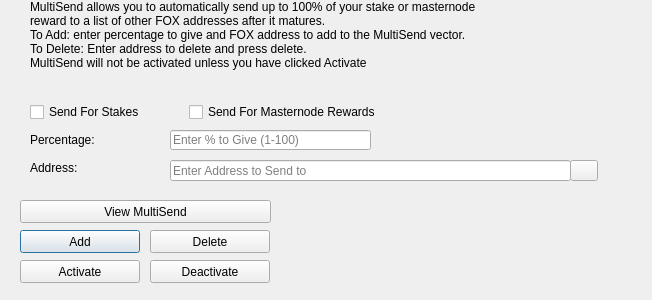
<?xml version="1.0" encoding="UTF-8"?>
<ui version="4.0">
 <class>MultiSendDialog</class>
 <widget class="QDialog" name="MultiSendDialog">
  <property name="windowModality">
   <enum>Qt::NonModal</enum>
  </property>
  <property name="geometry">
   <rect>
    <x>0</x>
    <y>0</y>
    <width>652</width>
    <height>300</height>
   </rect>
  </property>
  <property name="windowTitle">
   <string>MultiSend</string>
  </property>
  <widget class="QLineEdit" name="multiSendPercentEdit">
   <property name="geometry">
    <rect>
     <x>170</x>
     <y>130</y>
     <width>201</width>
     <height>20</height>
    </rect>
   </property>
   <property name="toolTip">
    <string>Enter whole numbers 1 - 100</string>
   </property>
   <property name="placeholderText">
    <string>Enter % to Give (1-100)</string>
   </property>
  </widget>
  <widget class="QLineEdit" name="multiSendAddressEdit">
   <property name="geometry">
    <rect>
     <x>170</x>
     <y>160</y>
     <width>401</width>
     <height>21</height>
    </rect>
   </property>
   <property name="toolTip">
    <string/>
   </property>
   <property name="placeholderText">
    <string>Enter Address to Send to</string>
   </property>
  </widget>
  <widget class="QLabel" name="label_2">
   <property name="geometry">
    <rect>
     <x>30</x>
     <y>0</y>
     <width>451</width>
     <height>121</height>
    </rect>
   </property>
   <property name="lineWidth">
    <number>1</number>
   </property>
   <property name="text">
    <string>MultiSend allows you to automatically send up to 100% of your stake or masternode reward to a list of other FOX addresses after it matures.
To Add: enter percentage to give and FOX address to add to the MultiSend vector.
To Delete: Enter address to delete and press delete.
MultiSend will not be activated unless you have clicked Activate</string>
   </property>
   <property name="alignment">
    <set>Qt::AlignLeading|Qt::AlignLeft|Qt::AlignTop</set>
   </property>
   <property name="wordWrap">
    <bool>true</bool>
   </property>
  </widget>
  <widget class="QLabel" name="message">
   <property name="geometry">
    <rect>
     <x>290</x>
     <y>200</y>
     <width>351</width>
     <height>91</height>
    </rect>
   </property>
   <property name="text">
    <string/>
   </property>
  </widget>
  <widget class="QPushButton" name="addButton">
   <property name="geometry">
    <rect>
     <x>20</x>
     <y>230</y>
     <width>120</width>
     <height>23</height>
    </rect>
   </property>
   <property name="toolTip">
    <string/>
   </property>
   <property name="statusTip">
    <string>Add to MultiSend Vector</string>
   </property>
   <property name="text">
    <string>Add</string>
   </property>
  </widget>
  <widget class="QPushButton" name="disableButton">
   <property name="geometry">
    <rect>
     <x>150</x>
     <y>260</y>
     <width>120</width>
     <height>23</height>
    </rect>
   </property>
   <property name="statusTip">
    <string>Deactivate MultiSend</string>
   </property>
   <property name="text">
    <string>Deactivate</string>
   </property>
  </widget>
  <widget class="QPushButton" name="addressBookButton">
   <property name="geometry">
    <rect>
     <x>570</x>
     <y>160</y>
     <width>28</width>
     <height>21</height>
    </rect>
   </property>
   <property name="toolTip">
    <string>Choose an address from the address book</string>
   </property>
   <property name="text">
    <string/>
   </property>
   <property name="icon">
    <iconset resource="../fox.qrc">
     <normaloff>:/icons/address-book</normaloff>:/icons/address-book</iconset>
   </property>
   <property name="shortcut">
    <string>Alt+A</string>
   </property>
   <property name="autoDefault">
    <bool>false</bool>
   </property>
  </widget>
  <widget class="QLabel" name="label">
   <property name="geometry">
    <rect>
     <x>30</x>
     <y>130</y>
     <width>121</width>
     <height>20</height>
    </rect>
   </property>
   <property name="toolTip">
    <string>Percentage of stake to send</string>
   </property>
   <property name="text">
    <string>Percentage:</string>
   </property>
  </widget>
  <widget class="QLabel" name="label_5">
   <property name="geometry">
    <rect>
     <x>30</x>
     <y>160</y>
     <width>111</width>
     <height>16</height>
    </rect>
   </property>
   <property name="toolTip">
    <string>Address to send portion of stake to</string>
   </property>
   <property name="text">
    <string>Address:</string>
   </property>
  </widget>
  <widget class="QPushButton" name="deleteButton">
   <property name="geometry">
    <rect>
     <x>150</x>
     <y>230</y>
     <width>120</width>
     <height>23</height>
    </rect>
   </property>
   <property name="toolTip">
    <string/>
   </property>
   <property name="statusTip">
    <string>Delete Address From MultiSend Vector</string>
   </property>
   <property name="text">
    <string>Delete</string>
   </property>
  </widget>
  <widget class="QPushButton" name="activateButton">
   <property name="geometry">
    <rect>
     <x>20</x>
     <y>260</y>
     <width>120</width>
     <height>23</height>
    </rect>
   </property>
   <property name="statusTip">
    <string>Activate MultiSend</string>
   </property>
   <property name="text">
    <string>Activate</string>
   </property>
  </widget>
  <widget class="QPushButton" name="viewButton">
   <property name="geometry">
    <rect>
     <x>20</x>
     <y>200</y>
     <width>251</width>
     <height>23</height>
    </rect>
   </property>
   <property name="toolTip">
    <string/>
   </property>
   <property name="statusTip">
    <string>View MultiSend Vector</string>
   </property>
   <property name="text">
    <string>View MultiSend</string>
   </property>
  </widget>
  <widget class="QWidget" name="horizontalLayoutWidget">
   <property name="geometry">
    <rect>
     <x>30</x>
     <y>100</y>
     <width>351</width>
     <height>24</height>
    </rect>
   </property>
   <layout class="QHBoxLayout" name="horizontalLayout">
    <item>
     <widget class="QCheckBox" name="multiSendStakeCheckBox">
      <property name="text">
       <string>Send For Stakes</string>
      </property>
     </widget>
    </item>
    <item>
     <widget class="QCheckBox" name="multiSendMasternodeCheckBox">
      <property name="text">
       <string>Send For Masternode Rewards</string>
      </property>
     </widget>
    </item>
   </layout>
  </widget>
 </widget>
 <resources>
  <include location="../fox.qrc"/>
 </resources>
 <connections/>
</ui>
